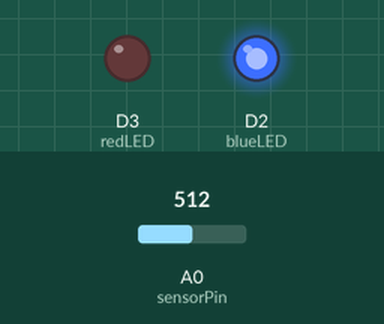
Simulated run of this sketch. Board: ESP8266 (NodeMCU). On the bench: output pins drawn as LEDs (lit = HIGH). The test bench sets the inputs (shaded band); at power-on: A0 (sensorPin) = 512. WiFi joins after 1.5 s; servers stay silent unless stated; uploads are accepted with an empty reply; pins used as bus, display or sensor lines are not drawn; what the sketch prints to the serial monitor is not drawn.

Above: at 2.7 s.
2.8 s: A0 (sensorPin) set to 287
12.8 s: A0 (sensorPin) set to 261
At 22.3 s:
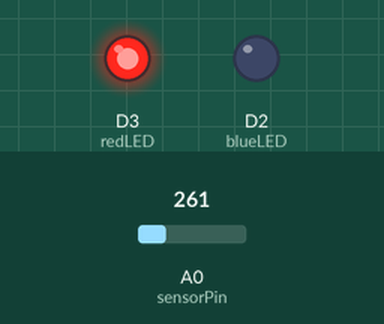
23.0 s: A0 (sensorPin) set to 306
At 32.9 s:
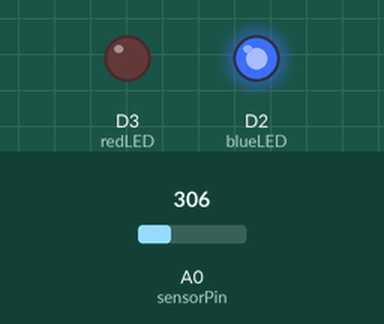
33.2 s: A0 (sensorPin) set to 140
At 42.0 s:
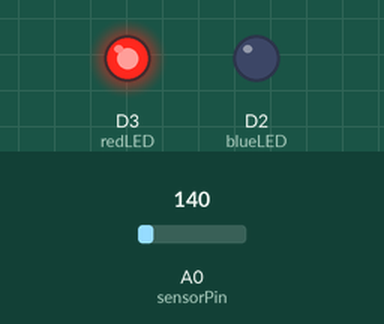
Timing chart, 0 to 43.5 s (numbered marks = the images above; inputs shaded):
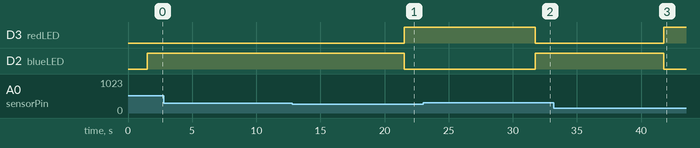

Measured:
- the behaviour switches between 269 and 268 on A0 (sensorPin) (found by bisection; images 0 and 1)
- after the input at 2.8 s, every drawn part: stays the same
- after the input at 12.8 s, D3 (redLED): LOW → HIGH after 8.7 s; D2 (blueLED): HIGH → LOW after 8.7 s
- after the input at 23.0 s, D3 (redLED): HIGH → LOW after 8.7 s; D2 (blueLED): LOW → HIGH after 8.7 s
- after the input at 33.2 s, D3 (redLED): LOW → HIGH after 8.6 s; D2 (blueLED): HIGH → LOW after 8.6 s

The sketch:

water_sms.ino
```cpp
#include <ESP8266WiFi.h>
#include <ESP8266HTTPClient.h>

#define sensorPower D1  // GPIO pin for powering the sensor
#define sensorPin A0    // Analog pin on ESP8266
#define redLED D3       // Red LED pin (water level < 150)
#define blueLED D2      // Blue LED pin (water level >= 150)

const char* ssid = "RashMuk47";
const char* password = "knrm2003";
const char* serverUrl = "http://192.168.29.130:5000/sms";  // Replace with your Flask server IP

int baseline = 19;
float calibrationConstant = 0.6;  // Adjust based on your sensor calibration
bool smsSent = false;  // To prevent sending SMS repeatedly

void setup() {
  Serial.begin(115200);
  WiFi.begin(ssid, password);

  Serial.print("Connecting to WiFi...");
  while (WiFi.status() != WL_CONNECTED) {
    delay(500);
    Serial.print(".");
  }
  Serial.println("Connected!");

  pinMode(sensorPower, OUTPUT);
  pinMode(redLED, OUTPUT);
  pinMode(blueLED, OUTPUT);
  digitalWrite(sensorPower, LOW);  // Sensor initially OFF
}

void loop() {
  int rawValue = readSensor();
  int correctedValue = rawValue - baseline;
  float waterVolume = correctedValue * calibrationConstant;

  Serial.print("Water Volume: ");
  Serial.print(waterVolume);
  Serial.println(" mL");

  if (waterVolume < 150) {
    digitalWrite(redLED, HIGH);
    digitalWrite(blueLED, LOW);

    if (!smsSent) {  // Only send SMS once when threshold is crossed
      sendSMS(waterVolume);
      smsSent = true;
    }
  } else {
    digitalWrite(redLED, LOW);
    digitalWrite(blueLED, HIGH);
    smsSent = false;  // Reset flag when water level recovers
  }

  delay(10000);  // Check every 10 seconds
}

int readSensor() {
  digitalWrite(sensorPower, HIGH);
  delay(10);
  int val = analogRead(sensorPin);
  digitalWrite(sensorPower, LOW);
  return val;
}

void sendSMS(float waterVolume) {
  if (WiFi.status() == WL_CONNECTED) {
    WiFiClient client;
    HTTPClient http;

    http.begin(client, serverUrl);
    http.addHeader("Content-Type", "application/json");

    String message = "Alert!Water level is LOW: " + String(waterVolume) + " mL!";
    String payload = "{\"phone\":\"9150599208\",\"message\":\"" + message + "\"}";

    http.POST(payload);  // 🔹 Send request but ignore response
    http.end();

    Serial.println("SMS Triggered: " + message);
  } else {
    Serial.println("WiFi not connected!");
  }
}
```
